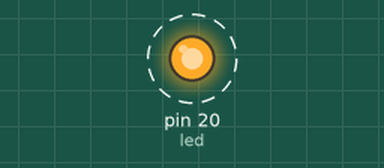
A program run on a simulated MicroPython board. Shown: output pins drawn as LEDs (lit = HIGH). Dashed ring = blinking.

Above: at 0.2 s.
Timing chart, 0 to 3.0 s (numbered marks = the images above):
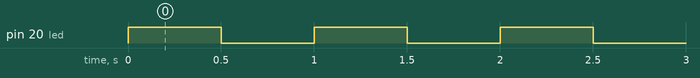

The program:

project_1_blink.py
```python
"""
This is meant to be a very simple example of using Python
to control a piece of hardware. Here, we define a Pin object
which represents an LED that we have wired up to our
microcontroller. Then, we loop forever and toggle the state
of the Pin on and off, sleeping for half a second between
cycles.
"""

import time
from machine import Pin

# set up the Pin to control our LED. If the LED is wired
# to a different GPIO pin, then the "20" needs to be changed
# to whatever is appropriate
led = Pin(20, Pin.OUT)

try:
    while True:
        # The value of the Pin is either 1 or 0. Here we are
        # setting the value to whatever the current value is
        # not, therefore it constantly switches back and forth
        led.value(not led.value())

        # Before looping again, let's sleep for half a second
        # so that our LED stays on or off for a bit
        time.sleep(.5)
except KeyboardInterrupt:
    # We're catching the exception if the user sends a ctrl+c
    # signal through the REPL
    pass
```

Measured:
- by itself, pin 20 (led): alternates HIGH for 0.50 s and LOW for 0.50 s
